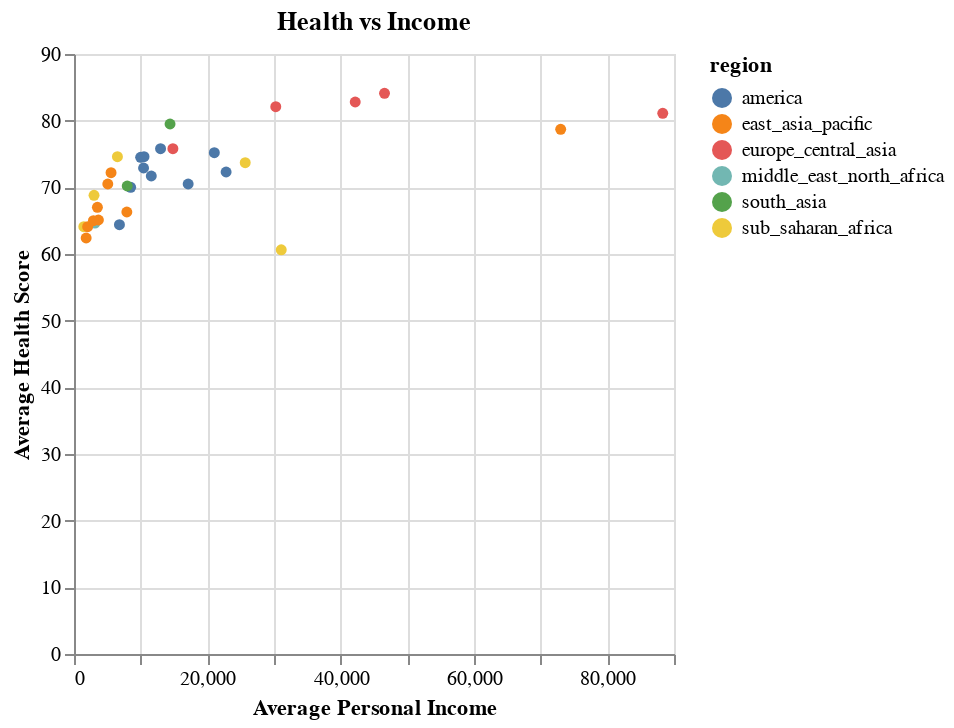

Notebook code for this chart:
### Markdown cell above
### Part 1.5 Add filter with bars (10 points)

Modified on the part 1.1 figure, add a slider bar such that for a given value on the bar, we only show the data such that the population of the country is less than the value. You can set the initial cutoff value as 1000000.

### Code cell
slider = alt.binding_range(min=50000, max=gapminder['population'].max(), step=30000, name = 'Population Cutoff: ')
selection = alt.param(value = 1000000, bind = slider)

chart = alt.Chart(gapminder).mark_circle().encode(
    x=alt.X('income:Q', title='Average Personal Income'),
    y=alt.Y('health:Q', title='Average Health Score'),
    color=alt.condition(selection, 'region:N', alt.value('grey')),
    opacity=alt.condition(selection, alt.value(1), alt.value(0.1)),
    tooltip=['country', 'population']
).transform_filter(
    alt.datum.population <= selection
).properties(
    title = 'Health vs Income'
).add_params(
    selection
)

chart

### Figure 1 — Vega-Lite specification as saved in the notebook (floating-point values rounded to 4 significant figures; data arrays with more than 128 entries replaced by an {"elided": "..."} marker saying what was removed)
{"config": {"view": {"continuousWidth": 300, "continuousHeight": 300}}, "data": {"name": "data-0cccb53798da4802be2d0e8a4b32b4c1"}, "mark": {"type": "circle"}, "encoding": {"color": {"condition": {"param": "param_6", "field": "region", "type": "nominal"}, "value": "grey"}, "opacity": {"condition": {"param": "param_6", "value": 1}, "value": 0.1}, "tooltip": [{"field": "country", "type": "nominal"}, {"field": "population", "type": "quantitative"}], "x": {"field": "income", "title": "Average Personal Income", "type": "quantitative"}, "y": {"field": "health", "title": "Average Health Score", "type": "quantitative"}}, "params": [{"name": "param_6", "bind": {"input": "range", "max": 1376048943, "min": 50000, "name": "Population Cutoff: ", "step": 30000}, "value": 1000000}], "title": "Health vs Income", "transform": [{"filter": "(datum.population <= param_6)"}], "$schema": "https://vega.github.io/schema/vega-lite/v5.20.1.json", "datasets": {"data-0cccb53798da4802be2d0e8a4b32b4c1": {"elided": "187 records"}}}
